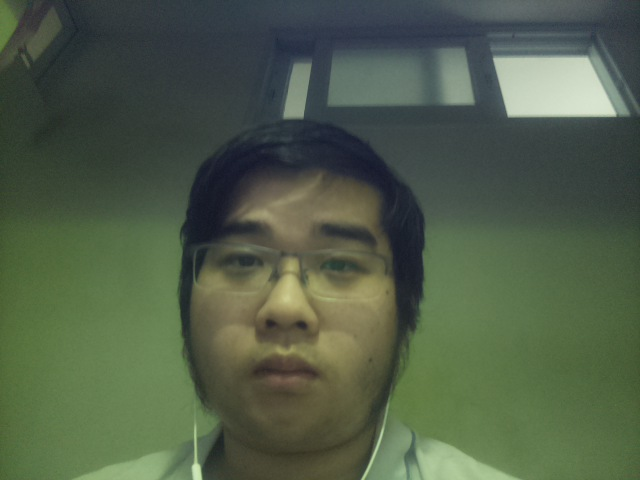
#> input picture images/ckf/ckf1.jpg, 640 x 480 px, found by its file name; its folder holds 3 pictures in this run
$ python train.py
#> lines starting #> are read from the running program, lines starting #| are printed output that depends on the picture
import os
import cv2 as cv
import numpy as np

people = ["ckf"]
DIR = r"C:\Users\jason\Desktop\IBSP\reference\pythonOpenCV\test_faces"

features = []
labels = []
haar_cascade = cv.CascadeClassifier("haar_face.xml")


def create_train():
    for person in people:
        path = os.path.join(DIR, person)
        label = people.index(person)

        for img in os.listdir(path):
            img_path = os.path.join(path, img)

            img_array = cv.imread(img_path)
#> img_array is the input picture: shape (480, 640, 3); mean B, G, R 72.9, 93.5, 80.2
            gray = cv.cvtColor(img_array, cv.COLOR_BGR2GRAY)
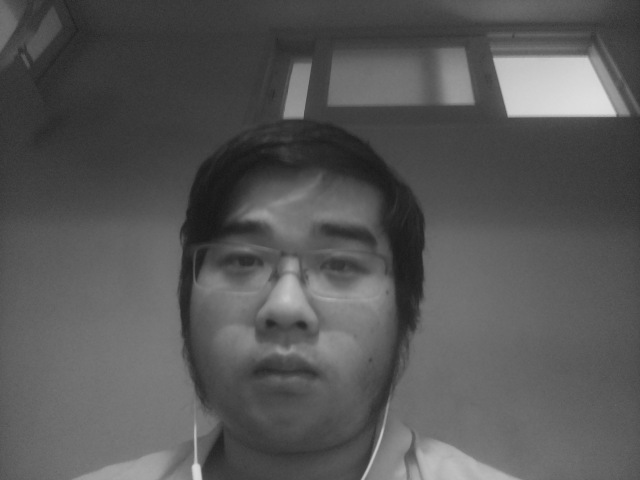
#> gray: shape (480, 640); min 23, max 223, mean 87.2

            faces_rect = haar_cascade.detectMultiScale(gray, scaleFactor=1.1, minNeighbors=4)
#> faces_rect = [[157, 157, 267, 267]]

            for (x, y, w, h) in faces_rect:
                faces_roi = gray[y:y+h, x:x+w]
                features.append(faces_roi)
                labels.append(label)
#> this loop made 1 pass
#> pass 1, in create_train, `faces_roi = gray[y:y+h, x:x+w]`:
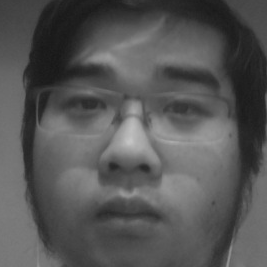
#> faces_roi: shape (267, 267); min 23, max 197, mean 85.8
#> after the loop, features = 1 item; labels = [0]


create_train()
print(f"length of features = {len(features)}")
print(f"length of labels = {len(labels)}")
print("training done")

features = np.array(features, dtype="object")
labels = np.array(labels)

face_recognizer = cv.face.LBPHFaceRecognizer_create()

# train the recognizer on the features list and labels list
face_recognizer.train(features, labels)

face_recognizer.save("face_trained.yml")
np.save("features.npy", features)
np.save("labels.npy", labels)
